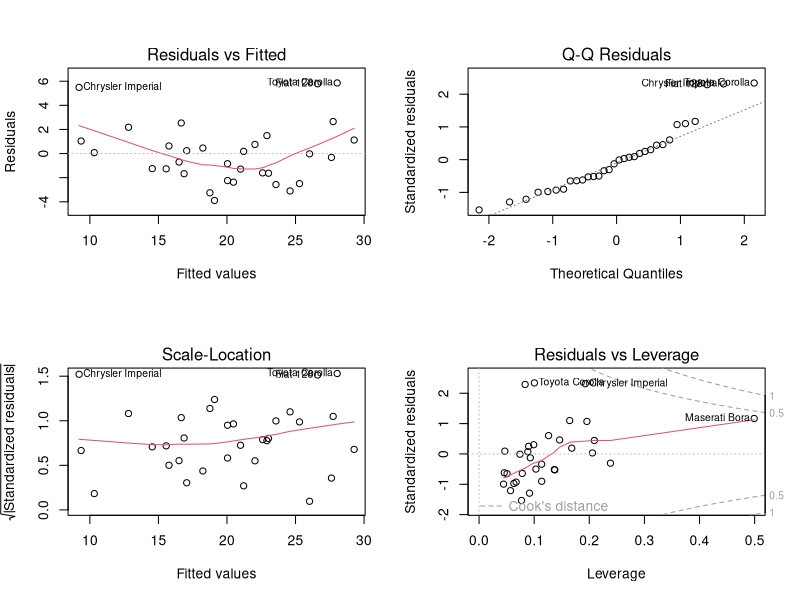

Source code (R):
data(mtcars)
print(head(mtcars,10))
str(mtcars)
summary(mtcars)
dim(mtcars)
model<-lm(mpg~hp+wt+disp,data=mtcars)
print(summary(model))
print(coef(model))
print(summary(model)$coefficients)
new_car<-data.frame(hp=150,wt=3,disp=200)
prediction<-predict(model,new_car)
print(prediction)
actual<-mtcars$mpg
predicted<-predict(model)
rmse<-sqrt(mean((actual-predicted)^2))
mae<-mean(abs(actual-predicted))
r2<-summary(model)$r.squared
adj_r2<-summary(model)$adj.r.squared
cat("Predicted MPG =",round(prediction,2),"\n")
cat("RMSE =",round(rmse,2),"\n")
cat("MAE =",round(mae,2),"\n")
cat("R-squared =",round(r2,4),"\n")
cat("Adjusted R-squared =",round(adj_r2,4),"\n")
par(mfrow=c(2,2))
plot(model)
par(mfrow=c(1,1))
